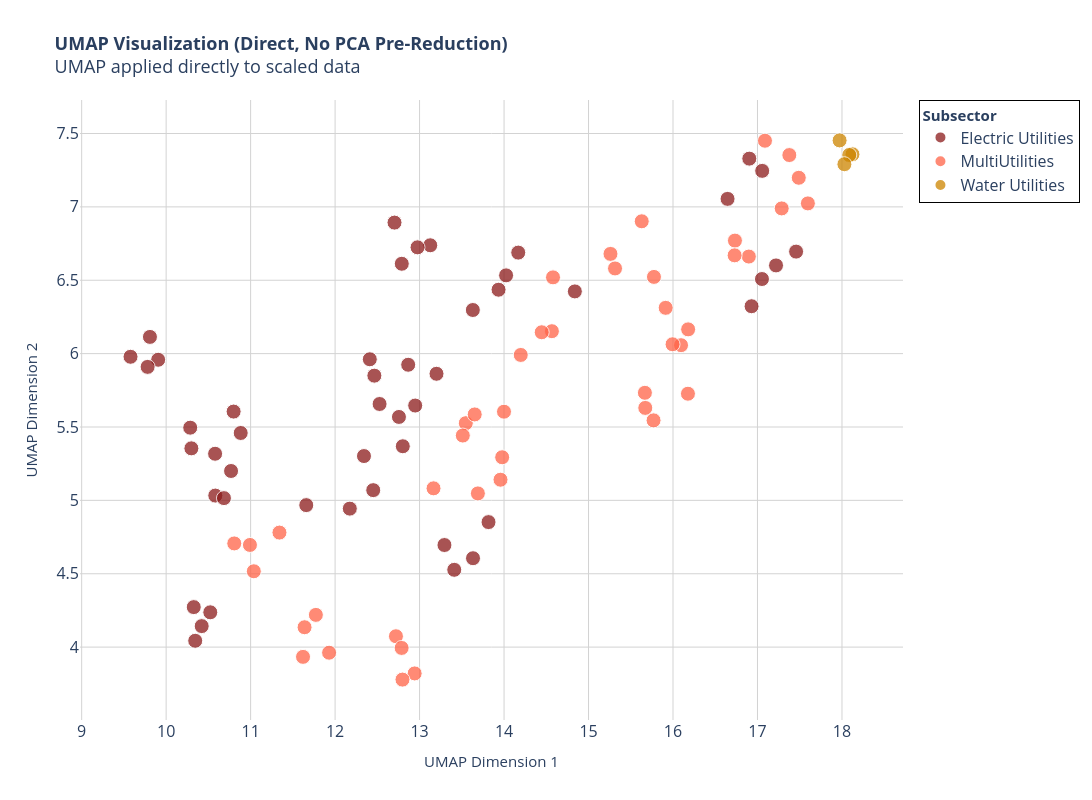

Notebook code for this chart:
### Code cell
# Plot 7: Interactive UMAP - no PCA

fig = go.Figure()
sectors = sorted(df_umap_direct['Subsector'].unique())

# Optional sector color mapping (reuse yours or auto-generate)
# Example if you had a predefined mapping:
# sector_colors = {'Technology': '#1f77b4', 'Healthcare': '#ff7f0e', ...}

for sector in sectors:
    sector_data = df_umap_direct[df_umap_direct['Subsector'] == sector]
    
    # Prepare custom hover text
    hover_text = []
    for idx, row in sector_data.iterrows():
        text = f"<b>{row['Ticker']}</b><br>"
        text += f"Sector: {sector}<br>"
        text += f"UMAP1: {row['UMAP1']:.2f}<br>"
        text += f"UMAP2: {row['UMAP2']:.2f}<br>"
        if 'Revenue' in sector_data.columns:
            text += f"Revenue: ${row['Revenue']:,.0f}<br>"
        if 'Assets' in sector_data.columns:
            text += f"Assets: ${row['Assets']:,.0f}<br>"
        if 'Net Income' in sector_data.columns:
            text += f"Net Income: ${row['Net Income']:,.0f}"
        hover_text.append(text)
    
    # Add trace for this sector
    fig.add_trace(go.Scatter(
        x=sector_data['UMAP1'],
        y=sector_data['UMAP2'],
        mode='markers',
        name=sector,
        marker=dict(
            size=15,
            color=sector_colors[sector] if 'sector_colors' in locals() else None,
            opacity=0.75,
            line=dict(width=1, color='white')
        ),
        text=hover_text,
        hovertemplate='%{text}<extra></extra>'
    ))

fig.update_layout(
    width=1300,
    height=800,
    title=dict(
        text='<b>UMAP Visualization (Direct, No PCA Pre-Reduction)</b><br>'
             'UMAP applied directly to scaled data',
        font=dict(size=18)
    ),
    xaxis=dict(
        title='UMAP Dimension 1',
        title_font=dict(size=15),  
        gridcolor='lightgray',
        showgrid=True,
        zeroline=True,
        zerolinecolor='gray',
        zerolinewidth=2
    ),
    yaxis=dict(
        title='UMAP Dimension 2',
        title_font=dict(size=15),  
        gridcolor='lightgray',
        showgrid=True,
        zeroline=True,
        zerolinecolor='gray',
        zerolinewidth=2
    ),
    hovermode='closest',
    plot_bgcolor='white',
    legend=dict(
        title=dict(text='<b>Subsector</b>', font=dict(size=15)),
        bgcolor="rgba(255,255,255,0.95)",
        bordercolor="black",
        borderwidth=1,
        font=dict(size=16),
        itemsizing='constant'
    )
)

fig.update_xaxes(tickfont=dict(size=16))
fig.update_yaxes(tickfont=dict(size=16))
fig.show()

## >> save as html and png for sharing
FILE_NAME = f"Util_subsector_UMAP_no_PCA_test14"
fig.write_html(f"{HTML_PATH}/{FILE_NAME}.html")
fig.write_image(f"{FIG_PATH}/{FILE_NAME}.png",
               width=1300, height=800,
               scale=3          # Scale factor (like DPI multiplier)
               )

# allow to open automatically in the default browser
# import webbrowser
webbrowser.open(f"{HTML_PATH}/{FILE_NAME}.html")

### Figure 1 — Plotly figure (JSON) as saved in the notebook; plotly's stock layout.template omitted (floating-point values rounded to 4 significant figures)
{"data": [{"hovertemplate": "%{text}<extra></extra>", "marker": {"color": "#8B1A1A", "line": {"color": "white", "width": 1}, "opacity": 0.75, "size": 15}, "mode": "markers", "name": "Electric Utilities", "text": ["<b>AEP</b><br>Sector: Electric Utilities<br>UMAP1: 10.29<br>UMAP2: 5.50<br>Revenue: $14,945,000,000<br>Assets: $54,367,000,000<br>Net Income: $1,259,000,000", "<b>AEP</b><br>Sector: Electric Utilities<br>UMAP1: 10.30<br>UMAP2: 5.35<br>Revenue: $14,813,500,000<br>Assets: $56,414,000,000<br>Net Income: $1,484,200,000", "<b>AEP</b><br>Sector: Electric Utilities<br>UMAP1: 10.58<br>UMAP2: 5.32<br>Revenue: $16,378,600,000<br>Assets: $59,544,600,000<br>Net Income: $1,638,000,000", "<b>AEP</b><br>Sector: Electric Utilities<br>UMAP1: 10.77<br>UMAP2: 5.20<br>Revenue: $16,453,200,000<br>Assets: $61,683,100,000<br>Net Income: $2,052,300,000", "<b>D</b><br>Sector: Electric Utilities<br>UMAP1: 12.45<br>UMAP2: 5.07<br>Revenue: $12,835,000,000<br>Assets: $46,838,000,000<br>Net Income: $302,000,000", "<b>D</b><br>Sector: Electric Utilities<br>UMAP1: 12.34<br>UMAP2: 5.30<br>Revenue: $13,120,000,000<br>Assets: $50,096,000,000<br>Net Income: $1,697,000,000", "<b>D</b><br>Sector: Electric Utilities<br>UMAP1: 12.17<br>UMAP2: 4.94<br>Revenue: $12,436,000,000<br>Assets: $54,327,000,000<br>Net Income: $1,310,000,000", "<b>D</b><br>Sector: Electric Utilities<br>UMAP1: 11.66<br>UMAP2: 4.97<br>Revenue: $11,683,000,000<br>Assets: $58,797,000,000<br>Net Income: $1,899,000,000", "<b>DUK</b><br>Sector: Electric Utilities<br>UMAP1: 10.42<br>UMAP2: 4.14<br>Revenue: $17,912,000,000<br>Assets: $113,856,000,000<br>Net Income: $1,768,000,000", "<b>DUK</b><br>Sector: Electric Utilities<br>UMAP1: 10.52<br>UMAP2: 4.24<br>Revenue: $22,756,000,000<br>Assets: $114,779,000,000<br>Net Income: $2,665,000,000", "<b>DUK</b><br>Sector: Electric Utilities<br>UMAP1: 10.34<br>UMAP2: 4.04<br>Revenue: $23,925,000,000<br>Assets: $120,557,000,000<br>Net Income: $1,883,000,000", "<b>DUK</b><br>Sector: Electric Utilities<br>UMAP1: 10.33<br>UMAP2: 4.27<br>Revenue: $23,459,000,000<br>Assets: $121,156,000,000<br>Net Income: $2,816,000,000", "<b>ED</b><br>Sector: Electric Utilities<br>UMAP1: 13.13<br>UMAP2: 6.74<br>Revenue: $12,354,000,000<br>Assets: $40,647,000,000<br>Net Income: $1,062,000,000", "<b>ED</b><br>Sector: Electric Utilities<br>UMAP1: 12.98<br>UMAP2: 6.72<br>Revenue: $12,919,000,000<br>Assets: $44,071,000,000<br>Net Income: $1,092,000,000", "<b>ED</b><br>Sector: Electric Utilities<br>UMAP1: 12.70<br>UMAP2: 6.89<br>Revenue: $12,554,000,000<br>Assets: $45,642,000,000<br>Net Income: $1,193,000,000", "<b>ED</b><br>Sector: Electric Utilities<br>UMAP1: 12.79<br>UMAP2: 6.61<br>Revenue: $12,075,000,000<br>Assets: $48,255,000,000<br>Net Income: $1,245,000,000", "<b>EIX</b><br>Sector: Electric Utilities<br>UMAP1: 13.82<br>UMAP2: 4.85<br>Revenue: $11,862,000,000<br>Assets: $44,394,000,000<br>Net Income: $-92,000,000", "<b>EIX</b><br>Sector: Electric Utilities<br>UMAP1: 13.29<br>UMAP2: 4.70<br>Revenue: $12,581,000,000<br>Assets: $46,646,000,000<br>Net Income: $1,015,000,000", "<b>EIX</b><br>Sector: Electric Utilities<br>UMAP1: 13.41<br>UMAP2: 4.53<br>Revenue: $13,413,000,000<br>Assets: $49,734,000,000<br>Net Income: $1,721,000,000", "<b>EIX</b><br>Sector: Electric Utilities<br>UMAP1: 13.63<br>UMAP2: 4.61<br>Revenue: $11,524,000,000<br>Assets: $50,310,000,000<br>Net Income: $1,117,000,000", "<b>ETR</b><br>Sector: Electric Utilities<br>UMAP1: 13.93<br>UMAP2: 6.44<br>Revenue: $10,302,079,000<br>Assets: $43,202,502,000<br>Net Income: $868,363,000", "<b>ETR</b><br>Sector: Electric Utilities<br>UMAP1: 14.02<br>UMAP2: 6.53<br>Revenue: $11,390,947,000<br>Assets: $43,406,446,000<br>Net Income: $730,572,000", "<b>ETR</b><br>Sector: Electric Utilities<br>UMAP1: 13.63<br>UMAP2: 6.30<br>Revenue: $12,494,921,000<br>Assets: $46,414,455,000<br>Net Income: $960,257,000", "<b>ETR</b><br>Sector: Electric Utilities<br>UMAP1: 14.17<br>UMAP2: 6.69<br>Revenue: $11,513,251,000<br>Assets: $44,647,681,000<br>Net Income: $-156,734,000", "<b>FE</b><br>Sector: Electric Utilities<br>UMAP1: 9.91<br>UMAP2: 5.96<br>Revenue: $15,255,000,000<br>Assets: $50,494,000,000<br>Net Income: $770,000,000", "<b>FE</b><br>Sector: Electric Utilities<br>UMAP1: 9.58<br>UMAP2: 5.98<br>Revenue: $14,892,000,000<br>Assets: $50,424,000,000<br>Net Income: $392,000,000", "<b>FE</b><br>Sector: Electric Utilities<br>UMAP1: 9.81<br>UMAP2: 6.11<br>Revenue: $15,049,000,000<br>Assets: $51,648,000,000<br>Net Income: $299,000,000", "<b>FE</b><br>Sector: Electric Utilities<br>UMAP1: 9.78<br>UMAP2: 5.91<br>Revenue: $15,026,000,000<br>Assets: $52,187,000,000<br>Net Income: $578,000,000", "<b>LNT</b><br>Sector: Electric Utilities<br>UMAP1: 16.93<br>UMAP2: 6.32<br>Revenue: $3,094,500,000<br>Assets: $10,785,500,000<br>Net Income: $335,700,000", "<b>LNT</b><br>Sector: Electric Utilities<br>UMAP1: 17.22<br>UMAP2: 6.60<br>Revenue: $3,276,800,000<br>Assets: $11,112,400,000<br>Net Income: $376,200,000", "<b>LNT</b><br>Sector: Electric Utilities<br>UMAP1: 17.05<br>UMAP2: 6.51<br>Revenue: $3,350,300,000<br>Assets: $12,063,500,000<br>Net Income: $393,300,000", "<b>LNT</b><br>Sector: Electric Utilities<br>UMAP1: 17.46<br>UMAP2: 6.70<br>Revenue: $3,253,600,000<br>Assets: $12,495,200,000<br>Net Income: $388,400,000", "<b>PEG</b><br>Sector: Electric Utilities<br>UMAP1: 12.95<br>UMAP2: 5.65<br>Revenue: $9,781,000,000<br>Assets: $31,725,000,000<br>Net Income: $1,275,000,000", "<b>PEG</b><br>Sector: Electric Utilities<br>UMAP1: 13.20<br>UMAP2: 5.86<br>Revenue: $9,968,000,000<br>Assets: $32,522,000,000<br>Net Income: $1,243,000,000", "<b>PEG</b><br>Sector: Electric Utilities<br>UMAP1: 12.87<br>UMAP2: 5.92<br>Revenue: $10,886,000,000<br>Assets: $35,287,000,000<br>Net Income: $1,518,000,000", "<b>PEG</b><br>Sector: Electric Utilities<br>UMAP1: 12.41<br>UMAP2: 5.96<br>Revenue: $10,415,000,000<br>Assets: $37,535,000,000<br>Net Income: $1,679,000,000", "<b>PPL</b><br>Sector: Electric Utilities<br>UMAP1: 12.80<br>UMAP2: 5.37<br>Revenue: $12,132,000,000<br>Assets: $43,634,000,000<br>Net Income: $1,526,000,000", "<b>PPL</b><br>Sector: Electric Utilities<br>UMAP1: 12.53<br>UMAP2: 5.66<br>Revenue: $7,263,000,000<br>Assets: $46,259,000,000<br>Net Income: $1,130,000,000", "<b>PPL</b><br>Sector: Electric Utilities<br>UMAP1: 12.46<br>UMAP2: 5.85<br>Revenue: $7,852,000,000<br>Assets: $48,606,000,000<br>Net Income: $1,737,000,000", "<b>PPL</b><br>Sector: Electric Utilities<br>UMAP1: 12.76<br>UMAP2: 5.57<br>Revenue: $7,669,000,000<br>Assets: $39,301,000,000<br>Net Income: $682,000,000", "<b>SO</b><br>Sector: Electric Utilities<br>UMAP1: 10.58<br>UMAP2: 5.03<br>Revenue: $16,537,000,000<br>Assets: $63,149,000,000<br>Net Income: $2,415,000,000", "<b>SO</b><br>Sector: Electric Utilities<br>UMAP1: 10.80<br>UMAP2: 5.61<br>Revenue: $17,087,000,000<br>Assets: $64,546,000,000<br>Net Income: $1,710,000,000", "<b>SO</b><br>Sector: Electric Utilities<br>UMAP1: 10.88<br>UMAP2: 5.46<br>Revenue: $18,467,000,000<br>Assets: $70,233,000,000<br>Net Income: $2,031,000,000", "<b>SO</b><br>Sector: Electric Utilities<br>UMAP1: 10.68<br>UMAP2: 5.02<br>Revenue: $17,489,000,000<br>Assets: $78,318,000,000<br>Net Income: $2,421,000,000", "<b>WEC</b><br>Sector: Electric Utilities<br>UMAP1: 16.90<br>UMAP2: 7.33<br>Revenue: $4,246,400,000<br>Assets: $14,285,000,000<br>Net Income: $546,300,000", "<b>WEC</b><br>Sector: Electric Utilities<br>UMAP1: 16.65<br>UMAP2: 7.05<br>Revenue: $4,519,000,000<br>Assets: $14,769,400,000<br>Net Income: $578,600,000", "<b>WEC</b><br>Sector: Electric Utilities<br>UMAP1: 17.06<br>UMAP2: 7.25<br>Revenue: $4,997,100,000<br>Assets: $14,905,000,000<br>Net Income: $589,500,000", "<b>WEC</b><br>Sector: Electric Utilities<br>UMAP1: 14.84<br>UMAP2: 6.42<br>Revenue: $5,926,100,000<br>Assets: $29,355,200,000<br>Net Income: $640,300,000"], "type": "scatter", "x": [10.29, 10.3, 10.58, 10.77, 12.45, 12.34, 12.17, 11.66, 10.42, 10.52, 10.34, 10.33, 13.13, 12.98, 12.7, 12.79, 13.82, 13.29, 13.41, 13.63, 13.93, 14.02, 13.63, 14.17, 9.906, 9.578, 9.808, 9.781, 16.93, 17.22, 17.05, 17.46, 12.95, 13.2, 12.87, 12.41, 12.8, 12.53, 12.46, 12.76, 10.58, 10.8, 10.88, 10.68, 16.9, 16.65, 17.06, 14.84], "y": [5.495, 5.355, 5.318, 5.2, 5.07, 5.302, 4.944, 4.968, 4.143, 4.237, 4.043, 4.273, 6.738, 6.724, 6.893, 6.612, 4.852, 4.696, 4.527, 4.606, 6.436, 6.533, 6.297, 6.688, 5.958, 5.978, 6.114, 5.91, 6.323, 6.601, 6.508, 6.695, 5.646, 5.863, 5.924, 5.962, 5.369, 5.657, 5.85, 5.568, 5.033, 5.605, 5.459, 5.015, 7.329, 7.054, 7.245, 6.424]}, {"hovertemplate": "%{text}<extra></extra>", "marker": {"color": "#FF6347", "line": {"color": "white", "width": 1}, "opacity": 0.75, "size": 15}, "mode": "markers", "name": "MultiUtilities", "text": ["<b>AEE</b><br>Sector: MultiUtilities<br>UMAP1: 16.18<br>UMAP2: 6.17<br>Revenue: $5,781,000,000<br>Assets: $22,230,000,000<br>Net Income: $-974,000,000", "<b>AEE</b><br>Sector: MultiUtilities<br>UMAP1: 15.26<br>UMAP2: 6.68<br>Revenue: $5,838,000,000<br>Assets: $21,042,000,000<br>Net Income: $295,000,000", "<b>AEE</b><br>Sector: MultiUtilities<br>UMAP1: 15.63<br>UMAP2: 6.90<br>Revenue: $6,053,000,000<br>Assets: $22,289,000,000<br>Net Income: $592,000,000", "<b>AEE</b><br>Sector: MultiUtilities<br>UMAP1: 15.31<br>UMAP2: 6.58<br>Revenue: $6,098,000,000<br>Assets: $23,640,000,000<br>Net Income: $636,000,000", "<b>CMS</b><br>Sector: MultiUtilities<br>UMAP1: 16.10<br>UMAP2: 6.06<br>Revenue: $6,566,000,000<br>Assets: $17,416,000,000<br>Net Income: $465,000,000", "<b>CMS</b><br>Sector: MultiUtilities<br>UMAP1: 15.99<br>UMAP2: 6.06<br>Revenue: $7,179,000,000<br>Assets: $19,185,000,000<br>Net Income: $492,000,000", "<b>CMS</b><br>Sector: MultiUtilities<br>UMAP1: 15.91<br>UMAP2: 6.31<br>Revenue: $6,456,000,000<br>Assets: $20,299,000,000<br>Net Income: $537,000,000", "<b>CMS</b><br>Sector: MultiUtilities<br>UMAP1: 15.77<br>UMAP2: 6.52<br>Revenue: $6,399,000,000<br>Assets: $21,622,000,000<br>Net Income: $564,000,000", "<b>CNP</b><br>Sector: MultiUtilities<br>UMAP1: 15.67<br>UMAP2: 5.73<br>Revenue: $7,452,000,000<br>Assets: $22,871,000,000<br>Net Income: $417,000,000", "<b>CNP</b><br>Sector: MultiUtilities<br>UMAP1: 15.67<br>UMAP2: 5.63<br>Revenue: $8,106,000,000<br>Assets: $21,870,000,000<br>Net Income: $311,000,000", "<b>CNP</b><br>Sector: MultiUtilities<br>UMAP1: 15.77<br>UMAP2: 5.55<br>Revenue: $9,226,000,000<br>Assets: $23,200,000,000<br>Net Income: $611,000,000", "<b>CNP</b><br>Sector: MultiUtilities<br>UMAP1: 16.18<br>UMAP2: 5.73<br>Revenue: $7,386,000,000<br>Assets: $21,334,000,000<br>Net Income: $-692,000,000", "<b>ES</b><br>Sector: MultiUtilities<br>UMAP1: 14.58<br>UMAP2: 6.52<br>Revenue: $6,273,787,000<br>Assets: $28,302,824,000<br>Net Income: $525,945,000", "<b>ES</b><br>Sector: MultiUtilities<br>UMAP1: 14.57<br>UMAP2: 6.15<br>Revenue: $7,301,204,000<br>Assets: $27,795,537,000<br>Net Income: $786,007,000", "<b>ES</b><br>Sector: MultiUtilities<br>UMAP1: 14.45<br>UMAP2: 6.15<br>Revenue: $7,741,856,000<br>Assets: $29,740,387,000<br>Net Income: $819,546,000", "<b>ES</b><br>Sector: MultiUtilities<br>UMAP1: 14.20<br>UMAP2: 5.99<br>Revenue: $7,954,827,000<br>Assets: $30,580,309,000<br>Net Income: $878,485,000", "<b>EXC</b><br>Sector: MultiUtilities<br>UMAP1: 11.77<br>UMAP2: 4.22<br>Revenue: $24,888,000,000<br>Assets: $79,924,000,000<br>Net Income: $1,729,000,000", "<b>EXC</b><br>Sector: MultiUtilities<br>UMAP1: 11.93<br>UMAP2: 3.96<br>Revenue: $27,429,000,000<br>Assets: $86,416,000,000<br>Net Income: $1,603,000,000", "<b>EXC</b><br>Sector: MultiUtilities<br>UMAP1: 11.64<br>UMAP2: 4.14<br>Revenue: $29,447,000,000<br>Assets: $95,384,000,000<br>Net Income: $2,269,000,000", "<b>EXC</b><br>Sector: MultiUtilities<br>UMAP1: 11.62<br>UMAP2: 3.93<br>Revenue: $31,360,000,000<br>Assets: $114,904,000,000<br>Net Income: $1,134,000,000", "<b>NEE</b><br>Sector: MultiUtilities<br>UMAP1: 11.34<br>UMAP2: 4.78<br>Revenue: $14,256,000,000<br>Assets: $64,439,000,000<br>Net Income: $1,911,000,000", "<b>NEE</b><br>Sector: MultiUtilities<br>UMAP1: 11.04<br>UMAP2: 4.52<br>Revenue: $15,136,000,000<br>Assets: $69,306,000,000<br>Net Income: $1,908,000,000", "<b>NEE</b><br>Sector: MultiUtilities<br>UMAP1: 10.81<br>UMAP2: 4.71<br>Revenue: $17,021,000,000<br>Assets: $74,605,000,000<br>Net Income: $2,465,000,000", "<b>NEE</b><br>Sector: MultiUtilities<br>UMAP1: 10.99<br>UMAP2: 4.70<br>Revenue: $17,486,000,000<br>Assets: $82,479,000,000<br>Net Income: $2,752,000,000", "<b>PCG</b><br>Sector: MultiUtilities<br>UMAP1: 12.72<br>UMAP2: 4.07<br>Revenue: $15,598,000,000<br>Assets: $55,605,000,000<br>Net Income: $828,000,000", "<b>PCG</b><br>Sector: MultiUtilities<br>UMAP1: 12.94<br>UMAP2: 3.82<br>Revenue: $17,090,000,000<br>Assets: $60,127,000,000<br>Net Income: $1,450,000,000", "<b>PCG</b><br>Sector: MultiUtilities<br>UMAP1: 12.79<br>UMAP2: 3.99<br>Revenue: $16,833,000,000<br>Assets: $63,234,000,000<br>Net Income: $888,000,000", "<b>PCG</b><br>Sector: MultiUtilities<br>UMAP1: 12.80<br>UMAP2: 3.78<br>Revenue: $17,666,000,000<br>Assets: $68,598,000,000<br>Net Income: $1,407,000,000", "<b>PNW</b><br>Sector: MultiUtilities<br>UMAP1: 17.29<br>UMAP2: 6.99<br>Revenue: $3,301,804,000<br>Assets: $13,379,615,000<br>Net Income: $413,164,000", "<b>PNW</b><br>Sector: MultiUtilities<br>UMAP1: 17.49<br>UMAP2: 7.20<br>Revenue: $3,454,628,000<br>Assets: $13,508,686,000<br>Net Income: $406,074,000", "<b>PNW</b><br>Sector: MultiUtilities<br>UMAP1: 17.60<br>UMAP2: 7.02<br>Revenue: $3,491,632,000<br>Assets: $14,288,890,000<br>Net Income: $397,595,000", "<b>PNW</b><br>Sector: MultiUtilities<br>UMAP1: 17.38<br>UMAP2: 7.35<br>Revenue: $3,495,443,000<br>Assets: $15,028,258,000<br>Net Income: $437,257,000", "<b>SCG</b><br>Sector: MultiUtilities<br>UMAP1: 16.90<br>UMAP2: 6.66<br>Revenue: $4,176,000,000<br>Assets: $14,616,000,000<br>Net Income: $420,000,000", "<b>SCG</b><br>Sector: MultiUtilities<br>UMAP1: 16.73<br>UMAP2: 6.77<br>Revenue: $4,495,000,000<br>Assets: $15,164,000,000<br>Net Income: $471,000,000", "<b>SCG</b><br>Sector: MultiUtilities<br>UMAP1: 16.73<br>UMAP2: 6.67<br>Revenue: $4,951,000,000<br>Assets: $16,818,000,000<br>Net Income: $538,000,000", "<b>SCG</b><br>Sector: MultiUtilities<br>UMAP1: 17.09<br>UMAP2: 7.45<br>Revenue: $4,380,000,000<br>Assets: $17,146,000,000<br>Net Income: $746,000,000", "<b>SRE</b><br>Sector: MultiUtilities<br>UMAP1: 13.55<br>UMAP2: 5.53<br>Revenue: $9,647,000,000<br>Assets: $36,499,000,000<br>Net Income: $865,000,000", "<b>SRE</b><br>Sector: MultiUtilities<br>UMAP1: 13.98<br>UMAP2: 5.29<br>Revenue: $10,557,000,000<br>Assets: $37,244,000,000<br>Net Income: $1,009,000,000", "<b>SRE</b><br>Sector: MultiUtilities<br>UMAP1: 13.69<br>UMAP2: 5.05<br>Revenue: $11,035,000,000<br>Assets: $39,651,000,000<br>Net Income: $1,162,000,000", "<b>SRE</b><br>Sector: MultiUtilities<br>UMAP1: 13.96<br>UMAP2: 5.14<br>Revenue: $10,231,000,000<br>Assets: $41,150,000,000<br>Net Income: $1,350,000,000", "<b>XEL</b><br>Sector: MultiUtilities<br>UMAP1: 14.00<br>UMAP2: 5.60<br>Revenue: $10,128,223,000<br>Assets: $31,140,686,000<br>Net Income: $905,229,000", "<b>XEL</b><br>Sector: MultiUtilities<br>UMAP1: 13.65<br>UMAP2: 5.59<br>Revenue: $10,914,922,000<br>Assets: $33,907,490,000<br>Net Income: $948,234,000", "<b>XEL</b><br>Sector: MultiUtilities<br>UMAP1: 13.51<br>UMAP2: 5.44<br>Revenue: $11,686,135,000<br>Assets: $36,957,884,000<br>Net Income: $1,021,306,000", "<b>XEL</b><br>Sector: MultiUtilities<br>UMAP1: 13.17<br>UMAP2: 5.08<br>Revenue: $11,024,486,000<br>Assets: $39,053,535,000<br>Net Income: $984,485,000"], "type": "scatter", "x": [16.18, 15.26, 15.63, 15.31, 16.1, 15.99, 15.91, 15.77, 15.67, 15.67, 15.77, 16.18, 14.58, 14.57, 14.45, 14.2, 11.77, 11.93, 11.64, 11.62, 11.34, 11.04, 10.81, 10.99, 12.72, 12.94, 12.79, 12.8, 17.29, 17.49, 17.6, 17.38, 16.9, 16.73, 16.73, 17.09, 13.55, 13.98, 13.69, 13.96, 14.0, 13.65, 13.51, 13.17], "y": [6.165, 6.679, 6.902, 6.581, 6.057, 6.064, 6.312, 6.523, 5.733, 5.63, 5.545, 5.727, 6.52, 6.153, 6.146, 5.991, 4.22, 3.962, 4.135, 3.934, 4.781, 4.517, 4.707, 4.696, 4.074, 3.821, 3.994, 3.779, 6.99, 7.198, 7.024, 7.353, 6.661, 6.77, 6.67, 7.451, 5.526, 5.294, 5.047, 5.141, 5.604, 5.586, 5.442, 5.082]}, {"hovertemplate": "%{text}<extra></extra>", "marker": {"color": "#CD8500", "line": {"color": "white", "width": 1}, "opacity": 0.75, "size": 15}, "mode": "markers", "name": "Water Utilities", "text": ["<b>AWK</b><br>Sector: Water Utilities<br>UMAP1: 18.12<br>UMAP2: 7.36<br>Revenue: $2,853,926,000<br>Assets: $14,718,976,000<br>Net Income: $358,070,000", "<b>AWK</b><br>Sector: Water Utilities<br>UMAP1: 17.97<br>UMAP2: 7.45<br>Revenue: $2,879,000,000<br>Assets: $15,088,142,000<br>Net Income: $369,000,000", "<b>AWK</b><br>Sector: Water Utilities<br>UMAP1: 18.09<br>UMAP2: 7.35<br>Revenue: $3,011,000,000<br>Assets: $16,038,000,000<br>Net Income: $423,000,000", "<b>AWK</b><br>Sector: Water Utilities<br>UMAP1: 18.03<br>UMAP2: 7.29<br>Revenue: $3,159,000,000<br>Assets: $17,241,000,000<br>Net Income: $476,000,000"], "type": "scatter", "x": [18.12, 17.97, 18.09, 18.03], "y": [7.359, 7.453, 7.354, 7.291]}], "layout": {"height": 800, "hovermode": "closest", "legend": {"bgcolor": "rgba(255,255,255,0.95)", "bordercolor": "black", "borderwidth": 1, "font": {"size": 16}, "itemsizing": "constant", "title": {"font": {"size": 15}, "text": "<b>Subsector</b>"}}, "plot_bgcolor": "white", "title": {"font": {"size": 18}, "text": "<b>UMAP Visualization (Direct, No PCA Pre-Reduction)</b><br>UMAP applied directly to scaled data"}, "width": 1300, "xaxis": {"gridcolor": "lightgray", "showgrid": true, "tickfont": {"size": 16}, "title": {"font": {"size": 15}, "text": "UMAP Dimension 1"}, "zeroline": true, "zerolinecolor": "gray", "zerolinewidth": 2}, "yaxis": {"gridcolor": "lightgray", "showgrid": true, "tickfont": {"size": 16}, "title": {"font": {"size": 15}, "text": "UMAP Dimension 2"}, "zeroline": true, "zerolinecolor": "gray", "zerolinewidth": 2}}}
